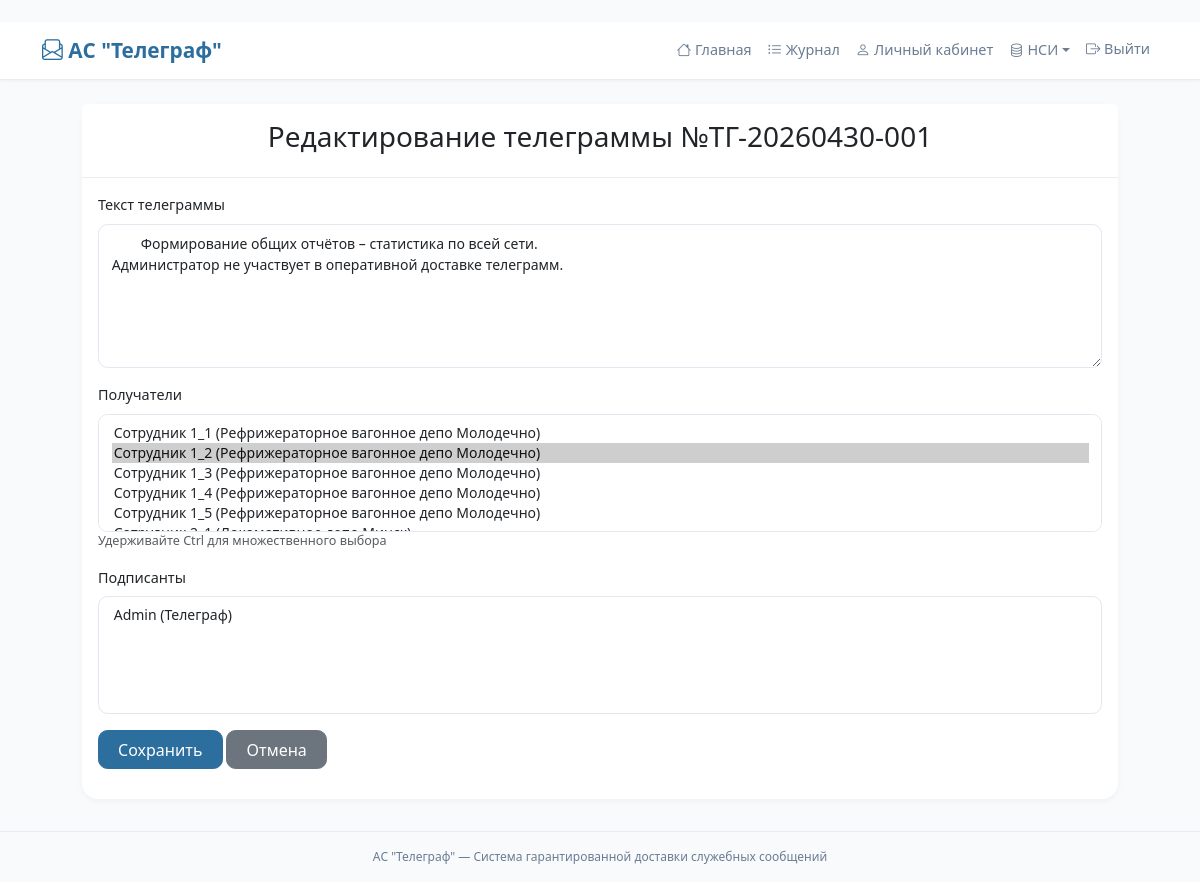
Screenshot of /edit/7/ (signed in) with the database file from the repository.
### core/models.py (models this page shows, shortened)
class Telegram(models.Model):
    class Priority(models.TextChoices):
        NORMAL = 'NORMAL', 'Обычная'
        URGENT = 'URGENT', 'Срочная'
    class Status(models.TextChoices):
        SENT = 'SENT', 'Отправлена'
        READ = 'READ', 'Прочитана'
        SIGNED = 'SIGNED', 'Подписана'
    number = models.CharField(max_length=50, blank=True, null=True, verbose_name='Номер телеграммы')
    author = models.ForeignKey(User, on_delete=models.CASCADE, related_name='authored_telegrams', verbose_name='Автор')
    text = models.TextField(verbose_name='Текст телеграммы')
    created_at = models.DateTimeField(auto_now_add=True, verbose_name='Дата создания')
    status = models.CharField(max_length=10, choices=Status.choices, default=Status.SENT, verbose_name='Общий статус')
    priority = models.CharField(max_length=10, choices=Priority.choices, default=Priority.NORMAL, verbose_name='Приоритет')
    requires_approval = models.BooleanField(default=False, verbose_name='Требуется подпись')
    approvers = models.ManyToManyField(User, related_name='telegrams_to_approve', blank=True, verbose_name='Подписанты')
    is_signed = models.BooleanField(default=False, verbose_name='Подписана')
    signed_at = models.DateTimeField(null=True, blank=True, verbose_name='Дата подписи')
    signature = models.CharField(max_length=128, blank=True, null=True, verbose_name='Электронная подпись')   # <-- добавлено

class User(AbstractUser):
    role = models.CharField(max_length=10, choices=Role.choices, default=Role.USER, verbose_name='Роль')
    full_name = models.CharField(max_length=255, verbose_name='Полное имя')
    phone = models.CharField(max_length=20, blank=True, null=True, verbose_name='Телефон')
    email = models.EmailField(blank=True, null=True, verbose_name='Email')
    department = models.ForeignKey(Department, on_delete=models.SET_NULL, null=True, blank=True, verbose_name='Подразделение')
    position = models.ForeignKey(Position, on_delete=models.SET_NULL, null=True, blank=True, verbose_name='Должность')

### core/views.py (the view, shortened to what this page needs)
# urls.py: path('edit/<int:pk>/', views.edit_telegram, name='edit_telegram'),
@login_required
def edit_telegram(request, pk):
    telegram = get_object_or_404(Telegram, pk=pk)
    if request.user != telegram.author and request.user.role != 'ADMIN':
        messages.error(request, 'Нет прав на редактирование.')
        return redirect('telegram_journal')
    all_users = User.objects.filter(role='USER').select_related('department')
    all_approvers = User.objects.filter(role='ADMIN')
    telegram.recipients_users = [r.user for r in telegram.recipients.all()]
    return render(request, 'core/edit_telegram.html', {
        'telegram': telegram,
        'all_users': all_users,
        'all_approvers': all_approvers,
    })

### core/templates/core/edit_telegram.html (shortened to what this page needs)
﻿{% extends 'base.html' %}
{% block content %}
<div class="container mt-4">
    <div class="card">
        <div class="card-header bg-white">
            <h3 class="text-center">Редактирование телеграммы №{{ telegram.number|default:"—" }}</h3>
        </div>
        <div class="card-body">
            <form method="post">
                <div class="mb-3">
                    <label class="form-label">Текст телеграммы</label>
                    <textarea name="text" class="form-control" rows="6" required>{{ telegram.text }}</textarea>
                </div>
                <div class="mb-3">
                    <label class="form-label">Получатели</label>
                    <select name="recipients" multiple class="form-select" size="5">
                        {% for user in all_users %}
                            <option value="{{ user.id }}" {% if user in telegram.recipients_users %}selected{% endif %}>{{ user.full_name|default:user.username }} ({{ user.department.name|default:"—" }})</option>
                        {% endfor %}
                    </select>
                    <small class="text-muted">Удерживайте Ctrl для множественного выбора</small>
                </div>
                {% if telegram.requires_approval %}
                <div class="mb-3">
                    <label class="form-label">Подписанты</label>
                    <select name="approvers" multiple class="form-select" size="5">
                        {% for user in all_approvers %}
                            <option value="{{ user.id }}" {% if user in telegram.approvers.all %}selected{% endif %}>{{ user.full_name|default:user.username }} ({{ user.department.name|default:"—" }})</option>
                        {% endfor %}
                    </select>
                </div>
                {% endif %}
                <button type="submit" class="btn btn-primary">Сохранить</button>
                <a href="{% url 'telegram_journal' %}" class="btn btn-secondary">Отмена</a>
            </form>
        </div>
    </div>
</div>
{% endblock %}

### core/templates/base.html (style rules this page uses)
:root { --primary: #2c6e9e; --primary-light: #e1edf7; --primary-dark: #1a5270; --bg-light: #f8fafc; --card-white: #ffffff; --border-light: #e9edf2; --text-dark: #2c3e50; --text-muted: #6b7c93; --hover-gray: #f1f5f9; }
body { background-color: var(--bg-light); font-family: 'Segoe UI', 'Roboto', system-ui, sans-serif; color: var(--text-dark); font-size: 0.9rem; }
.container { max-width: 1400px; width: 95%; margin: 0 auto; }
.card { border: none; border-radius: 1rem; background-color: var(--card-white); box-shadow: 0 2px 6px rgba(0,0,0,0.04); margin-bottom: 1.5rem; }
.card-header { background-color: transparent; border-bottom: 1px solid var(--border-light); font-weight: 600; padding: 1rem 1.5rem; }
.btn { border-radius: 0.6rem; font-weight: 500; padding: 0.4rem 1.2rem; }
.btn-primary { background-color: var(--primary); border-color: var(--primary); }
.form-control, .form-select { border-radius: 0.6rem; border: 1px solid #e2e8f0; font-size: 0.875rem; padding: 0.5rem 0.8rem; }

### rows the page displays
Telegram: number "ТГ-20260430-001", text "Формирование общих отчётов – статистика по всей сети. Администратор не участвует в оперативной доставке телеграмм.", recipients "Сотрудник 1_1 (Рефрижераторное вагонное депо Молодечно) / Сотрудник 1_2 (Рефрижераторное вагонное депо Молодечно) ☑ / Сотрудник 1_3 (Рефрижераторное вагонное депо Молодечно) / Сотрудник 1_4 (Рефрижераторное вагонное депо Молодечно) / Сотрудник 1_5 (Рефрижераторное вагонное депо Молодечно)"
